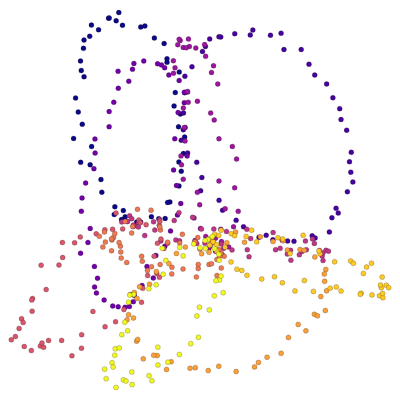

Notebook source saved alongside this figure:
### Code cell
X_dr = X_pca
y = labels
method_name = 'PCA'
plotly_2D_scatter(X_dr, y,
                  save_path = 'images/ortho_cycle/'+method_name+'.pdf',
                  width=400, height=400, leave_out = 0.1,
                  autosize=False, margin = {'l':0,'r':0,'t':0,'b':0})

### Figure 1 — Plotly figure (JSON) as saved in the notebook; plotly's stock layout.template omitted (floating-point values rounded to 4 significant figures; data arrays with more than 128 entries replaced by an {"elided": "..."} marker saying what was removed)
{"data": [{"hovertemplate": "x=%{x}<br>y=%{y}<br>color=%{marker.color}<extra></extra>", "legendgroup": "", "marker": {"color": {"elided": "500 int values"}, "coloraxis": "coloraxis", "line": {"color": "black", "width": 0.2}, "opacity": 1, "size": 5, "symbol": "circle"}, "mode": "markers", "name": "", "orientation": "v", "showlegend": false, "type": "scatter", "x": {"elided": "500 float values"}, "xaxis": "x", "y": {"elided": "500 float values"}, "yaxis": "y"}], "layout": {"autosize": false, "coloraxis": {"colorbar": {"title": {"text": "color"}}, "colorscale": [[0, "#0d0887"], [0.1111, "#46039f"], [0.2222, "#7201a8"], [0.3333, "#9c179e"], [0.4444, "#bd3786"], [0.5556, "#d8576b"], [0.6667, "#ed7953"], [0.7778, "#fb9f3a"], [0.8889, "#fdca26"], [1, "#f0f921"]], "showscale": false}, "height": 400, "legend": {"tracegroupgap": 0}, "margin": {"b": 0, "l": 0, "r": 0, "t": 0}, "plot_bgcolor": "white", "width": 400, "xaxis": {"anchor": "y", "domain": [0, 1], "range": [-1.686, 1.854], "title": {"text": "x"}, "visible": false}, "yaxis": {"anchor": "x", "domain": [0, 1], "range": [-1.407, 1.788], "title": {"text": "y"}, "visible": false}}}
